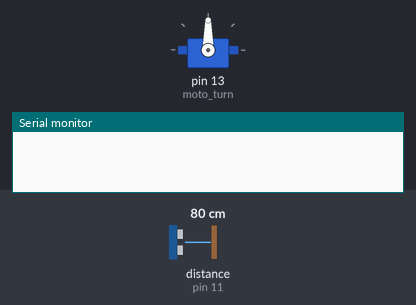
This sketch was run on a simulated Arduino Uno, built with avr-gcc and run on an emulated ATmega328P. Shown: servo, the last lines printed to the serial monitor. Inputs (shaded band) come from the test bench; at power-on: distance to the obstacle (sensor on pin 11) 80 cm. The echo pulse lasts 58.3 µs per cm.

Above: at 0.1 s.
At 3.95 s:
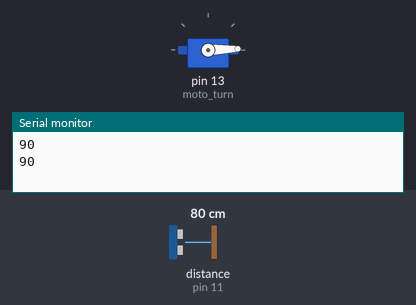
4.3 s: distance to the obstacle (sensor on pin 11) set to 2 cm
7.3 s: distance to the obstacle (sensor on pin 11) set to 120 cm
At 10.51 s:
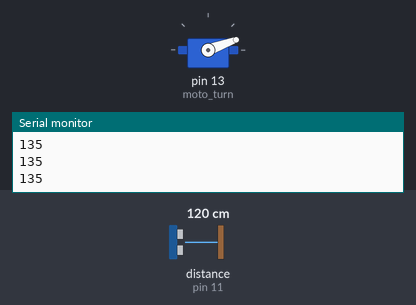
Timing chart, 0 to 28.3 s (numbered marks = the images above; inputs shaded):
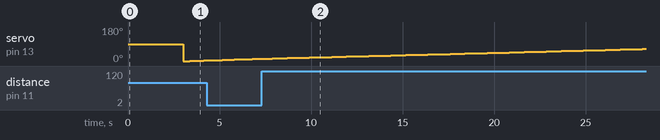

The sketch:

radar_final.ino
```cpp
#include <Servo.h>
#include <NewPing.h>
#define TRIGGER_PIN  12
#define ECHO_PIN     11
#define MAX_DISTANCE 200
NewPing maper(TRIGGER_PIN, ECHO_PIN, MAX_DISTANCE);
Servo moto_turn;
int pos = 0;
int it = 10;
void setup() {

  moto_turn.attach(13);
  moto_turn.write(90);
  Serial.begin(9600);
  delay(3000);

}

void loop() {
  int i = 0;
  int t = 0;
  int a = 0;
  for (i = 0; i < 180; i++)
  {
    unsigned int uS = maper.ping();
    moto_turn.write(i);
    delay(20);
    for (t = 0; t < it; t++)
    {
      uS = maper.ping();
      a = uS/US_ROUNDTRIP_CM + a;
      delay(30);
    }
    a = a / (it-1);
    t = 0;
    Serial.println(a);
    a = 0;
  }
}
```
